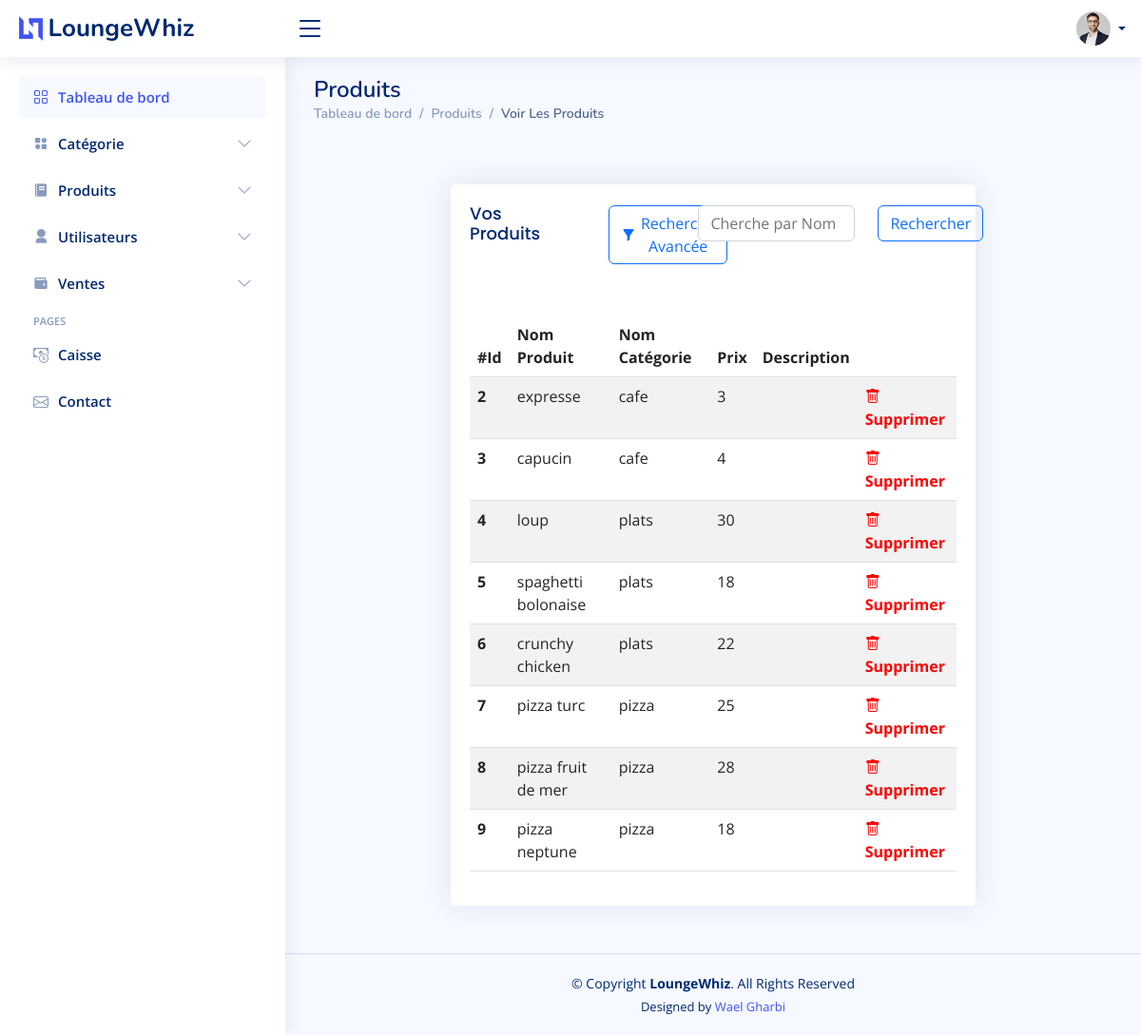
/prod.php, run on the app's committed database.
### tables this page shows
CREATE TABLE `produit` (
  `id_p` int(3) NOT NULL,
  `nom_cat` varchar(20) NOT NULL,
  `nom_p` varchar(20) NOT NULL,
  `prix` decimal(7,0) NOT NULL,
  `photo` varchar(60) NOT NULL,
  `desc` varchar(60) NOT NULL
);

### prod.php (the view, shortened to what this page needs)
<?php
include('assets/php/search.php');
?>
<!DOCTYPE html>
<html lang="en">
<head>
  <link href="assets/vendor/bootstrap/css/bootstrap.min.css" rel="stylesheet">
  <link href="assets/vendor/bootstrap-icons/bootstrap-icons.css" rel="stylesheet">
  <link href="assets/vendor/boxicons/css/boxicons.min.css" rel="stylesheet">
  <link href="assets/vendor/quill/quill.snow.css" rel="stylesheet">
  <link href="assets/vendor/quill/quill.bubble.css" rel="stylesheet">
  <link href="assets/vendor/remixicon/remixicon.css" rel="stylesheet">
  <link href="assets/vendor/simple-datatables/style.css" rel="stylesheet">
  <link href="assets/css/style.css" rel="stylesheet">
</head>
<body>
  <?php
  include('assets/php/header.php');
  include('assets/php/side.php');
  ?>
  <main id="main" class="main">
    <div class="pagetitle">
      <h1>Produits</h1>
      <nav>
        <ol class="breadcrumb">
          <li class="breadcrumb-item"><a href="admin_index.php">Tableau de bord</a></li>
          <li class="breadcrumb-item">Produits</li>
          <li class="breadcrumb-item active">Voir Les Produits</li>
        </ol>
      </nav>
    </div>
    <section class="section">
      <div class="row">
        <div class="col-lg-2"></div>
        <div class="col-lg-8 pt-5">
          <div class="card">
            <div class="card-body">
              <div class="row">
                <div class="col-lg-3">
                  <h5 class="card-title">Vos Produits</h5>
                </div>
                <div class="col-lg-9 pt-3">
                  <form class="form-control" style="border: none;" method="post" action="assets/php/search.php">
                    <div class="row">
                      <div class="col-lg-3">
                        <button type="button" class="btn btn-outline-primary" style="display: flex; align-items: center;">
                          <span class="ri-filter-2-fill" style="margin-right: 5px;"></span> Recherche Avancée
                        </button>
                      </div>
                      <div class="col-lg-6">
                        <input class="form-control" type="text" placeholder="Cherche par Nom" aria-label="Search" name="crit" required>
                      </div>
                      <div class="col-lg-3">
                        <button class="btn btn-outline-primary" type="submit" name="search">Rechercher</button>
                      </div>
                    </div>
                  </form>
                </div>
                <div class="col-lg-12 pt-5">
                  <table class="table table-striped">
                    <thead>
                      <tr>
                        <th scope="col">#Id</th>
                        <th scope="col">Nom Produit</th>
                        <th scope="col">Nom Catégorie</th>
                        <th scope="col">Prix</th>
                        <th scope="col">Description</th>
                        <th scope="col"></th>
                      </tr>
                    </thead>
                    <tbody>
                      <?php
                      if (isset($_SESSION['found'])) {
                        $crit = $_SESSION['found'];
                        $req02 = "select * from produit where nom_p='$crit'";
                        $query = @mysqli_query($connect, $req02);
                        while ($res22 = @mysqli_fetch_array($query)) { ?>
                          <tr>
                            <th scope="row"><?php echo $res22['id_p'] ?></th>
                            <td><?php echo $res22['nom_p'] ?></td>
                            <td><?php echo $res22['nom_cat'] ?></td>
                            <td><?php echo $res22['prix'] ?></td>
                            <td><?php echo $res22['desc'] ?></td>
                            <td><a href="assets/php/delprod.php?id=<?php echo $res22['id_p'] ?>" style="color: red; font-weight: bold;" onclick="if(confirm('Vous êtes sûr vous voulez effacer ce produit ?')){return true} else {event.preventDefault()}"><i class="bi bi-trash"></i>Supprimer</a></td>
                          </tr>
                        <?php }
                        unset($_SESSION['found']);
                      } else { ?>
                        <?php
                        $req2 = 'select * from produit';
                        $send2 = @mysqli_query($connect, $req2);
                        while ($res2 = @mysqli_fetch_array($send2)) {
                        ?>
                          <tr>
                            <th scope="row"><?php echo $res2['id_p'] ?></th>
                            <td><?php echo $res2['nom_p'] ?></td>
                            <td><?php echo $res2['nom_cat'] ?></td>
                            <td><?php echo $res2['prix'] ?></td>
                            <td><?php echo $res2['desc'] ?></td>
                            <td><a href="assets/php/delprod.php?id=<?php echo $res2['id_p'] ?>" style="color: red; font-weight: bold;" onclick="if(confirm('Vous êtes sûr vous voulez effacer ce produit ?')){return true} else {event.preventDefault()}"><i class="bi bi-trash"></i>Supprimer</a></td>
                          </tr>
                        <?php } ?>
                      <?php } ?>
                    </tbody>
                  </table>
                </div>
              </div>
            </div>
          </div>
        </div>
        <div class="col-lg-2"></div>
      </div>
    </section>
  </main>
  <?php
  include('assets/php/footer.php');
  ?>
</body>
</html>

### assets/css/style.css (style rules this page uses)
:root { scroll-behavior: smooth; }
body { font-family: "Open Sans", sans-serif; background: #f6f9ff; color: #444444; }
a { color: #4154f1; text-decoration: none; }
h1, h2, h3, h4, h5, h6 { font-family: "Nunito", sans-serif; }
#main { margin-top: 60px; padding: 20px 30px; transition: all 0.3s; }
.pagetitle { margin-bottom: 10px; }
.pagetitle h1 { font-size: 24px; margin-bottom: 0; font-weight: 600; color: #012970; }
.card { margin-bottom: 30px; border: none; border-radius: 5px; box-shadow: 0px 0 30px rgba(1, 41, 112, 0.1); }
.card-title { padding: 20px 0 15px 0; font-size: 18px; font-weight: 500; color: #012970; font-family: "Poppins", sans-serif; }
.card-body { padding: 0 20px 20px 20px; }
.breadcrumb { font-size: 14px; font-family: "Nunito", sans-serif; color: #899bbd; font-weight: 600; }
.breadcrumb a { color: #899bbd; transition: 0.3s; }
.breadcrumb .breadcrumb-item::before { color: #899bbd; }
.breadcrumb .active { color: #51678f; font-weight: 600; }
@media (min-width: 1200px) { #main, #footer { margin-left: 300px; } }

### data on the page
produit: id_p "2", nom_p "expresse", nom_cat "cafe", prix "3"
produit: id_p "3", nom_p "capucin", nom_cat "cafe", prix "4"
produit: id_p "4", nom_p "loup", nom_cat "plats", prix "30"
produit: id_p "5", nom_p "spaghetti bolonaise", nom_cat "plats", prix "18"
produit: id_p "6", nom_p "crunchy chicken", nom_cat "plats", prix "22"
produit: id_p "7", nom_p "pizza turc", nom_cat "pizza", prix "25"
produit: id_p "8", nom_p "pizza fruit de mer", nom_cat "pizza", prix "28"
produit: id_p "9", nom_p "pizza neptune", nom_cat "pizza", prix "18"
